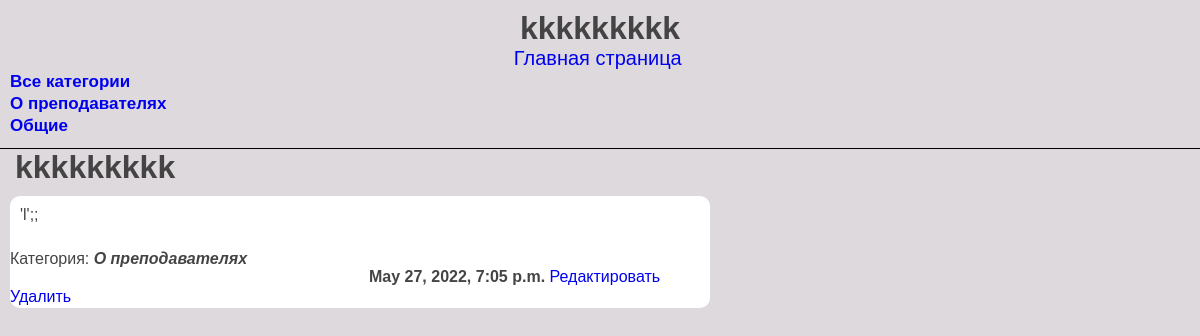
Page /feedback/kkkkkkkkk/ on the committed database.
### feedbackapp/models.py (models this page shows, shortened)
class Feedback(models.Model):
    title = models.CharField(max_length=255, verbose_name='Название')
    content = models.TextField(verbose_name='Текст')
    slug = models.SlugField(max_length=255, unique=True, db_index=True, verbose_name='url')
    time_create = models.DateTimeField(auto_now_add=True, verbose_name='Дата создания')
    is_published = models.BooleanField(default=True, verbose_name='Опубликовано')
    cat = models.ForeignKey('Category', on_delete=models.PROTECT, null=True, verbose_name='Категория')
    def __str__(self):
        return self.title
    class Meta:
        verbose_name = 'Отзыв'
        verbose_name_plural = 'Отзывы'
        ordering = ['-time_create', 'title']

class Category(models.Model):
    name = models.CharField(max_length=255, db_index=True, verbose_name='Категория')
    slug = models.SlugField(max_length=255, unique=True, db_index=True, verbose_name='url')
    def __str__(self):
        return self.name
    def get_absolute_url(self):
        return reverse('category', kwargs={'slug_category': self.slug})
    class Meta:
        verbose_name = 'Категория'
        verbose_name_plural = 'Категории'
        ordering = ['id']

### feedbackapp/views.py (the view)
# urls.py: path('feedback/<slug:slug_feed>/', FeedbackDetail.as_view(), name='feed'),
class FeedbackDetail(DataMixin, DetailView):
    model = Feedback
    template_name = 'feedback/feed.html'
    context_object_name = 'feed'
    slug_url_kwarg = 'slug_feed'
    def get_context_data(self, *, object_list=None, **kwargs):
        context = super().get_context_data(**kwargs)
        c_def = self.get_user_context(title=context['feed'])
        return c_def | context

### feedbackapp/utils.py (called while the page is built)
    def get_user_context(self, *, object_list=None, **kwargs):
        paginate_by = 4
        context = kwargs
        cats = Category.objects.annotate(Count('feedback'))
        user_menu = menu.copy()
        if not self.request.user.is_authenticated:
            user_menu.pop(1)
        context['menu'] = user_menu
        context['cats'] = cats
        return context

### feedbackapp/templates/feedback/feed.html
{% extends 'feedback/base.html'%}
{% block content%}
<h1 style="margin-left: 15px;">{{feed.title}}</h1>
<div class="one_feed">
    <p class="one_feed_desc">{{feed.content}}</p>
    <span>Категория:</span>
    <span class="place_category">{{feed.cat}}</span>
    <span class="data_feed">{{feed.time_create}}</span>
    <a href="{% url 'update_view'  slug_feed=feed.slug %}">Редактировать</a>
    <a href="{% url 'delete_feed' slug_feed=feed.slug %}">Удалить</a>
</div>
{% endblock %}

### feedbackapp/templates/feedback/base.html (shortened to what this page needs)
{% load static %}
{% load feedback_tags %}
<!DOCTYPE html>
<html lang="en">
<head>
    <link type="text/css" rel="stylesheet" href="{% static 'feedback/style.css' %}">
</head>
<body>
{% block menu %}
<header>
    <h1>{{title}}</h1>
    <nav>
        {% for m in menu %}
        <span class="text_menu"><a href="{% url m.url_name %}">{{m.title}}</a></span>
        {% endfor%}
    </nav>
    <div class="category_container">
        <ul class="category">
            {% if cat_selected == 0 %}
            <li>Все категории</li>
            {% else %}
            <li><a href="{% url 'home' %}"> Все категории </a></li>
            {% endif %}
            {% for cat in cats %}
            {% if cat.feedback__count > 0 %}
            {% if cat.id == cat_selected %}
            <li>{{cat.name}}</li>
            {% else %}
            <li><a href="{{cat.get_absolute_url}}">{{cat.name}}</a></li>
            {% endif %}
            {% endif %}
            {% endfor %}
        </ul>
    </div>
</header>
{% endblock menu %}
{% block content %}
{% endblock %}
</body>
</html>

### feedbackapp/static/feedback/style.css (style rules this page uses)
html, body { font-family: 'Arial'; margin: 0; padding: 0; color: #444; background-color: #ded9dd; }
a { text-decoration: none; display: inline-block; }
a:after { background-color: #f66d52; display: block; content: ""; height: 2px; width: 0%; -webkit-transition: width .3s ease-in-out; -moz--transition: width .3s ease-in-out; transition: width .3s ease-in-out; }
header { padding: 10px; border-bottom: 1.6px solid black; text-align: center; }
.text_menu { margin: 10px; font-size: 20px; }
.data_feed { display: inline-block; text-align: right; font-weight: 600; margin-top: 0; margin-left: 359px; }
.category_container { margin: 0; width: 500px; text-align: left; }
.category { font-size: 17px; padding: 0; margin: 0; list-style-type: none; font-weight: 700; }
.place_category { font-style: oblique; font-weight: 700; }
.one_feed { margin-left: 10px; max-width: 700px; border-radius: 10px; background-color: white; }
.one_feed_desc { padding: 10px; margin-top: 10px; text-align: justify; }
h1 { margin: 0; margin-left: 0px; }

### rows in the picture
Feedback: title "kkkkkkkkk", content "'l';;", cat "О преподавателях", time_create "May 27, 2022, 7:05 p.m."
Category: name "О преподавателях"
Category: name "Общие"

### other values in the picture
{{ m.title }} "Главная страница"
